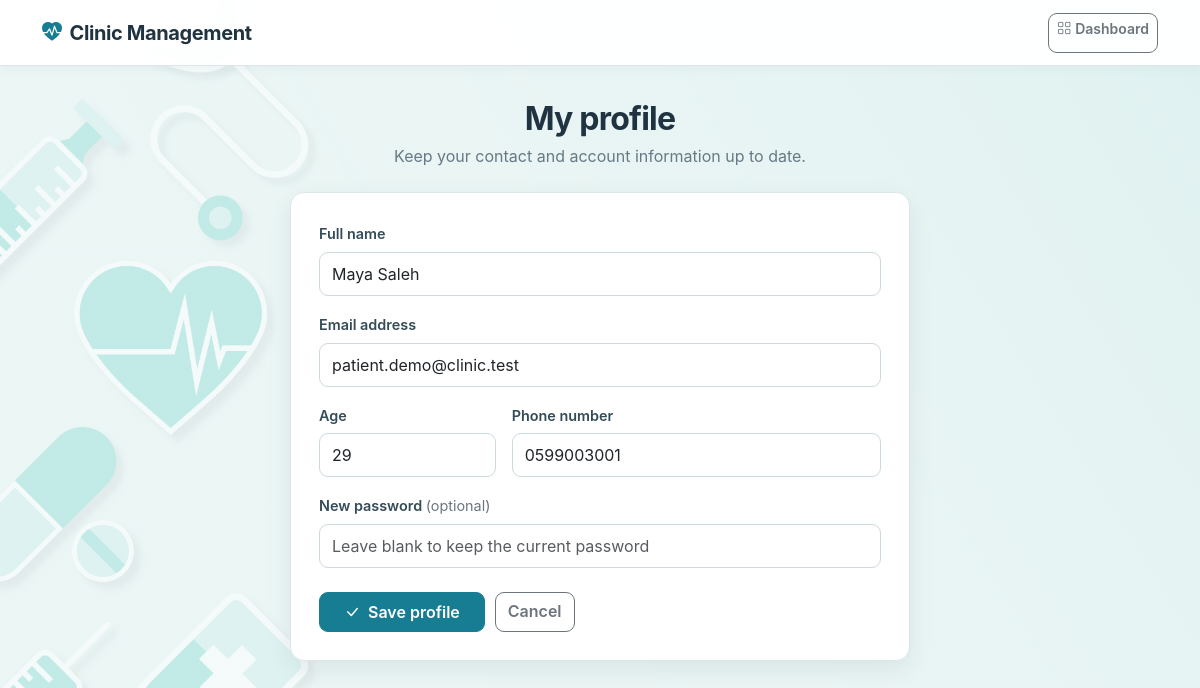
The app's page /View/UpdatePaientInfo.php (signed in) with its own data.
### tables this page shows
CREATE TABLE IF NOT EXISTS `patients` (
    `id` INT UNSIGNED NOT NULL AUTO_INCREMENT,
    `name` VARCHAR(150) NOT NULL,
    `email` VARCHAR(255) NOT NULL,
    `password` VARCHAR(255) NOT NULL,
    `age` TINYINT UNSIGNED NULL,
    `gender` VARCHAR(20) NULL,
    `problem` TEXT NULL,
    `entrance_date` DATE NULL,
    `phone_number` VARCHAR(30) NULL,
    PRIMARY KEY (`id`),
    UNIQUE KEY `uq_patients_email` (`email`)
);

### Logic/security.php (called while the page is built, shortened)
<?php
function e($value)
{
    return htmlspecialchars((string) $value, ENT_QUOTES, 'UTF-8');
}

### View/UpdatePaientInfo.php (the view, shortened to what this page needs)
<?php
require_once '../Logic/security.php';
require_once '../Logic/connectionDB.php';
$id = (int) $_SESSION['user_id'];
$stmt = $conn->prepare('SELECT name,email,age,phone_number FROM patients WHERE id=?');
$stmt->bind_param('i', $id);
$stmt->execute();
$patient = $stmt->get_result()->fetch_assoc();
?>
<!DOCTYPE html>
<html lang="en">
    <head>
        <link href="https://cdn.jsdelivr.net/npm/bootstrap@5.3.3/dist/css/bootstrap.min.css" rel="stylesheet">
        <link href="https://cdn.jsdelivr.net/npm/bootstrap-icons@1.11.3/font/bootstrap-icons.min.css" rel="stylesheet">
        <link rel="stylesheet" href="Styles/main.css">
    </head>
    <body class="page-background patient-background">
        <nav class="navbar app-navbar">
            <div class="container-xl">
                <a class="navbar-brand" href="patient_dashboard.php">
                    <i class="bi bi-heart-pulse-fill text-clinic me-2"></i>Clinic Management</a>
                <a class="btn btn-outline-secondary btn-sm" href="patient_dashboard.php">
                    <i class="bi bi-grid me-1"></i>Dashboard</a>
            </div>
        </nav>
        <main class="page-shell">
            <header class="page-header text-center">
                <h1 class="page-title">My profile</h1>
                <p class="page-subtitle">Keep your contact and account information up to date.</p>
            </header>
            <section class="surface-card form-card form-card-narrow">
                <form action="../Logic/UpdatePacientInfo_logic.php" method="post">
                    <div class="row g-3">
                        <div class="col-12">
                            <label class="form-label" for="new_name">Full name</label>
                            <input class="form-control" id="new_name" type="text" name="new_name" value="<?= e($patient['name']) ?>" required>
                        </div>
                        <div class="col-12">
                            <label class="form-label" for="new_email">Email address</label>
                            <input class="form-control" id="new_email" type="email" name="new_email" value="<?= e($patient['email']) ?>" required>
                        </div>
                        <div class="col-md-4">
                            <label class="form-label" for="new_age">Age</label>
                            <input class="form-control" id="new_age" type="number" name="new_age" value="<?= e($patient['age']) ?>">
                        </div>
                        <div class="col-md-8">
                            <label class="form-label" for="new_phone_number">Phone number</label>
                            <input class="form-control" id="new_phone_number" type="text" name="new_phone_number" value="<?= e($patient['phone_number']) ?>">
                        </div>
                        <div class="col-12">
                            <label class="form-label" for="new_password">New password <span class="text-secondary fw-normal">(optional)</span>
                            </label>
                            <input class="form-control" id="new_password" type="password" name="new_password" placeholder="Leave blank to keep the current password">
                        </div>
                    </div>
                    <div class="form-actions">
                        <button class="btn btn-clinic px-4" type="submit" name="update_pacient">
                            <i class="bi bi-check-lg me-2"></i>Save profile</button>
                        <a class="btn btn-outline-secondary" href="patient_dashboard.php">Cancel</a>
                    </div>
                </form>
            </section>
        </main>
    </body>
</html>

### View/Styles/main.css (style rules this page uses)
:root { --clinic-primary: #167d92; --clinic-primary-dark: #0f6172; --clinic-primary-soft: #e8f5f7; --clinic-bg: #f4f7f9; --clinic-surface: #ffffff; --clinic-text: #1f3340; --clinic-muted: #667985; --clinic-border: #dce6ea; --clinic-radius: 14px; --clinic-shadow: 0 8px 24px rgba(31, 51, 64, 0.08); }
* { box-sizing: border-box; }
body { min-height: 100vh; margin: 0; color: var(--clinic-text); background: var(--clinic-bg); font-family: Inter, system-ui, -apple-system, "Segoe UI", sans-serif; }
a { text-decoration: none; }
.text-clinic { color: var(--clinic-primary) !important; }
.page-background { background: linear-gradient(rgba(244, 249, 250, .60), rgba(244, 249, 250, .60)), var(--page-background-image) center center / cover fixed no-repeat; }
.patient-background { --page-background-image: url('../../images/patientdashboard.jpg'); }
.app-navbar { min-height: 66px; border-bottom: 1px solid var(--clinic-border); background: rgba(255, 255, 255, .96); box-shadow: 0 2px 12px rgba(31, 51, 64, .04); }
.navbar-brand { color: var(--clinic-text); font-weight: 700; letter-spacing: -.02em; }
.page-shell { width: min(100% - 32px, 1180px); margin: 0 auto; padding: 34px 0 48px; }
.page-header { margin-bottom: 24px; }
.page-title { margin: 0 0 6px; font-size: clamp(1.55rem, 3vw, 2rem); font-weight: 700; letter-spacing: -.025em; }
.page-subtitle { margin: 0; color: var(--clinic-muted); }
.surface-card { border: 1px solid var(--clinic-border); border-radius: var(--clinic-radius); background: var(--clinic-surface); box-shadow: var(--clinic-shadow); }
.form-card { width: min(100%, 820px); margin: 0 auto; padding: 28px; }
.form-card-narrow { max-width: 620px; }
.form-label { margin-bottom: 7px; color: #344b58; font-size: .9rem; font-weight: 600; }
.form-control, .form-select { min-height: 44px; border-color: #ccdadd; border-radius: 9px; }
.form-actions { display: flex; flex-wrap: wrap; gap: 10px; margin-top: 24px; }
.btn { min-height: 40px; border-radius: 9px; font-weight: 600; }
.btn-clinic { border-color: var(--clinic-primary); color: #fff; background: var(--clinic-primary); }

### records on screen
patients: new_name "Maya Saleh", new_email "patient.demo@clinic.test", new_age "29", new_phone_number "0599003001"
